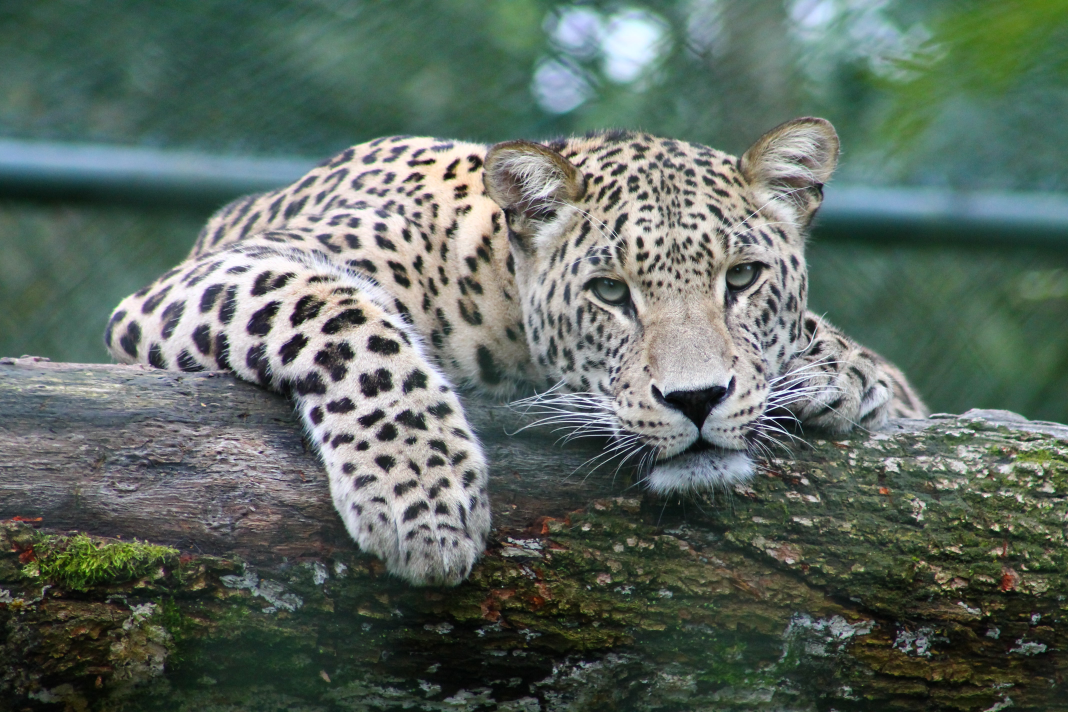
#> input picture White_Tiger.jpg, 4272 x 2848 px, given in place of Samole_Image.jpg, which was not available (shown at 1/4 size)
$ jupyter execute CArtoonify_Image_2.ipynb   (shell and % lines are left out)   (text cells are left out)
#> lines starting #> are read from the running program, lines starting #| are printed output that depends on the picture; after the words box and inside, x2 and y2 are one past the last pixel; in counts of white or black regions, pixels touching at a corner belong together; pictures that were not available may be replaced by others from this repository, and a replacement may not be noted
[cell 1]
import cv2 #for image processing
import easygui #to open the filebox
import numpy as np #to store image
import imageio #to read image stored at particular path
import sys
import matplotlib.pyplot as plt
import os
import tkinter as tk
from tkinter import filedialog
from tkinter import *
from PIL import ImageTk, Image

[cell 2]
from google.colab import drive
drive.mount('/content/drive')

[cell 3]
def upload():
    ImagePath=easygui.fileopenbox()
    cartoonify(ImagePath)

[cell 4]
#read the image
originalmage = cv2.imread("/content/Samole_Image.jpg")
#> originalmage is the input picture: shape (2848, 4272, 3); mean B, G, R 97.2, 105.5, 93
originalmage = cv2.cvtColor(originalmage, cv2.COLOR_BGR2RGB)
#print(image)  # image is stored in form of numbers

# confirm that image is chosen
if originalmage is None:
    print("Can not find any image. Choose appropriate file")
    sys.exit()

ReSized1 = cv2.resize(originalmage, (800, 500))
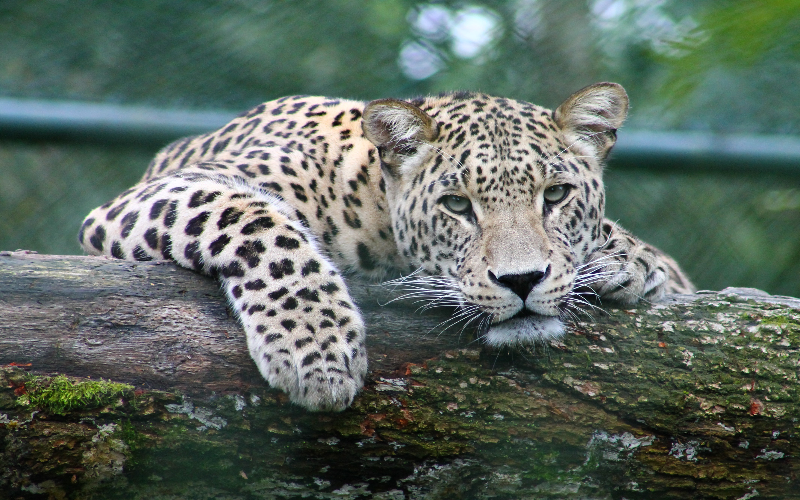
#> ReSized1: shape (500, 800, 3); mean R, G, B 92.9, 105.4, 97.1
plt.imshow(ReSized1, cmap='gray')

[cell 5]
#converting an image to grayscale
grayScaleImage = cv2.cvtColor(originalmage, cv2.COLOR_BGR2GRAY)
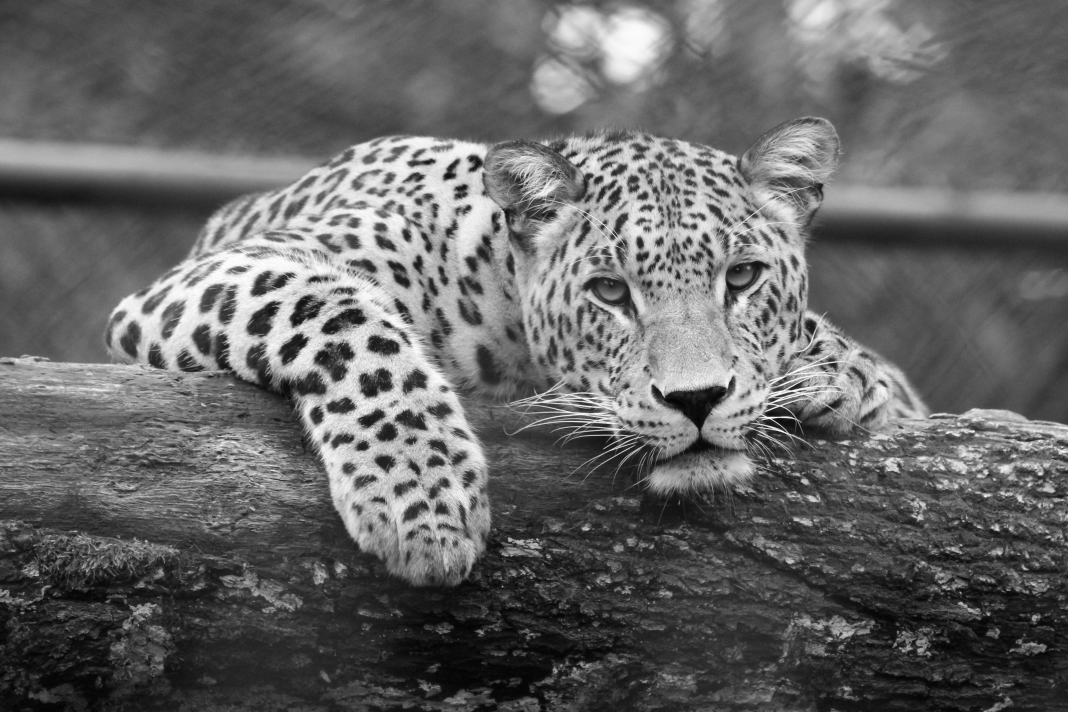
#> grayScaleImage: shape (2848, 4272) (shown at 1/4 size); min 1, max 255, mean 101.6
ReSized2 = cv2.resize(grayScaleImage, (800, 500))
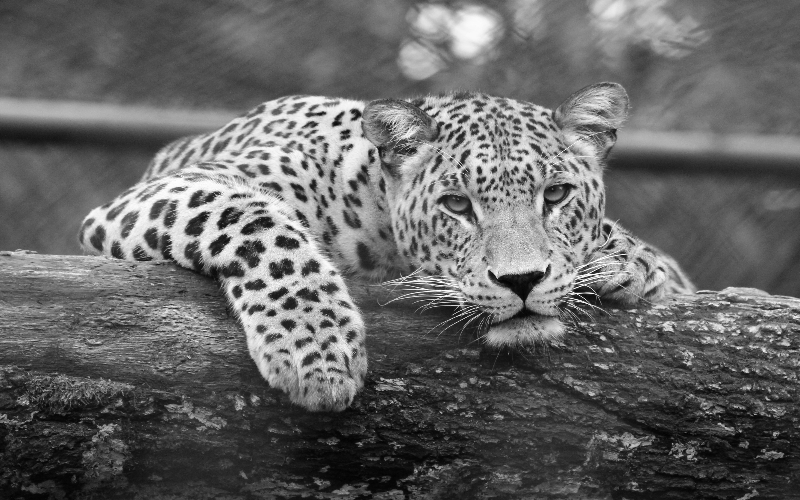
#> ReSized2: shape (500, 800); min 2, max 254, mean 101.5
plt.imshow(ReSized2, cmap='gray')

[cell 6]
#applying median blur to smoothen an image
smoothGrayScale = cv2.medianBlur(grayScaleImage, 5)
ReSized3 = cv2.resize(smoothGrayScale, (800, 500))
plt.imshow(ReSized3, cmap='gray')

[cell 7]
#retrieving the edges for cartoon effect
#by using thresholding technique
getEdge = cv2.adaptiveThreshold(smoothGrayScale, 250,
  cv2.ADAPTIVE_THRESH_MEAN_C,
  cv2.THRESH_BINARY, 9, 9)
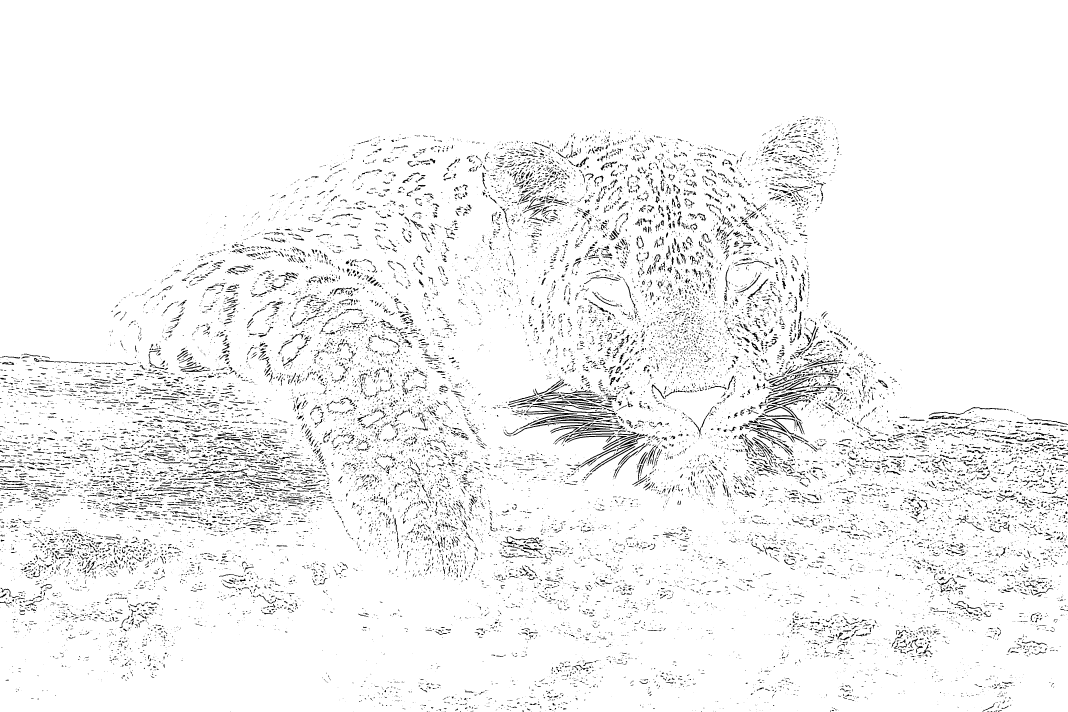
#> getEdge: shape (2848, 4272) (shown at 1/4 size); values 0 (black) and 250 (white), 95% white; 23305 black regions (16295 under 20 px), largest, box (x1, y1, x2, y2) and area: (2121, 1661, 2413, 1703) 3044, (2131, 1612, 2428, 1653) 2230, (2050, 1689, 2354, 1743) 1750

ReSized4 = cv2.resize(getEdge, (800, 500))
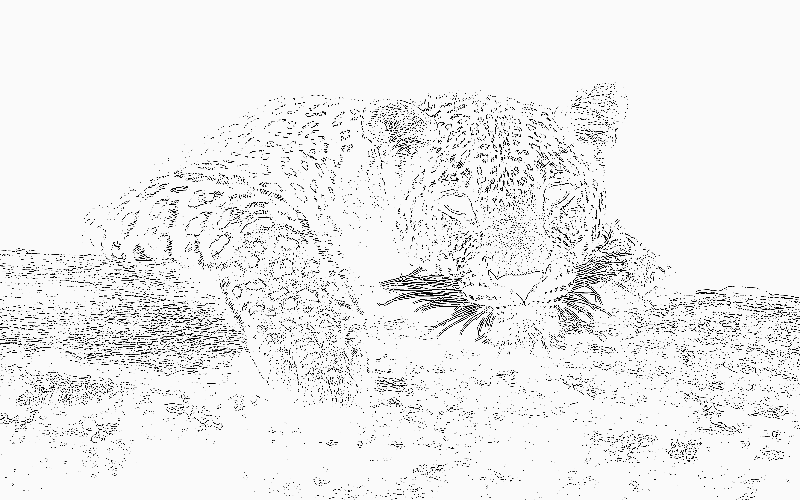
#> ReSized4: shape (500, 800); min 0, max 250, mean 237.5
plt.imshow(ReSized4, cmap='gray')

[cell 8]
#applying bilateral filter to remove noise
#and keep edge sharp as required
colorImage = cv2.bilateralFilter(originalmage, 9, 300, 300)
ReSized5 = cv2.resize(colorImage, (800, 500))
plt.imshow(ReSized5, cmap='gray')

[cell 9]
#masking edged image with our "BEAUTIFY" image
cartoonImage = cv2.bitwise_and(colorImage, colorImage, mask=getEdge)
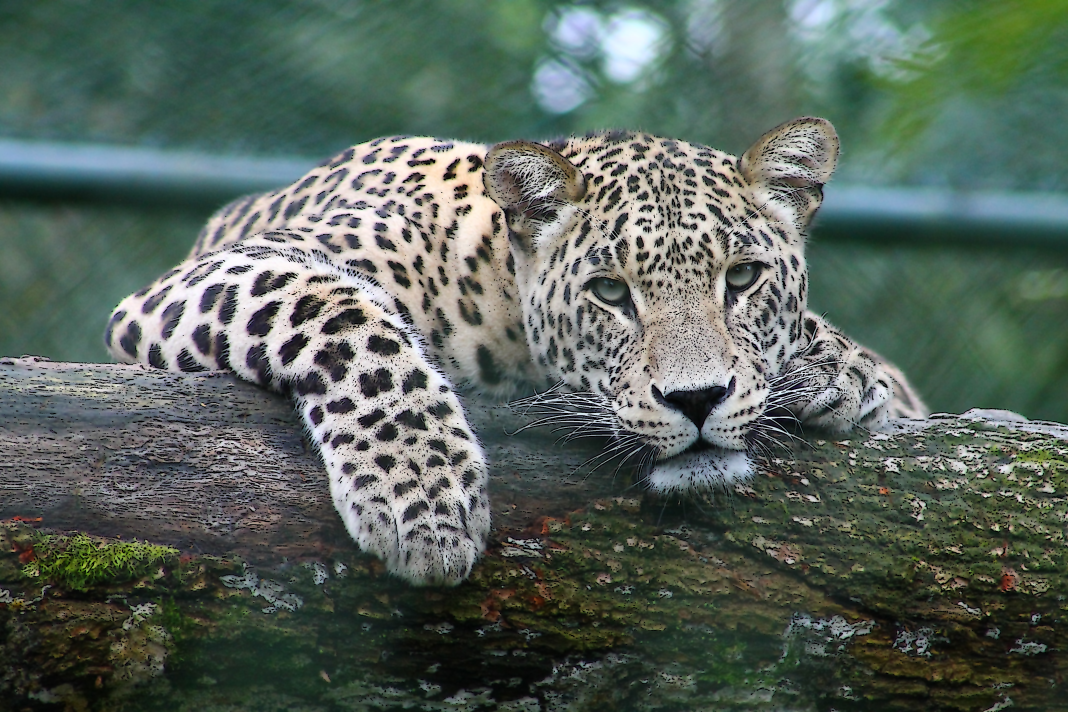
#> cartoonImage: shape (2848, 4272, 3) (shown at 1/4 size); mean R, G, B 88.2, 100.6, 92.3

ReSized6 = cv2.resize(cartoonImage, (800, 550))
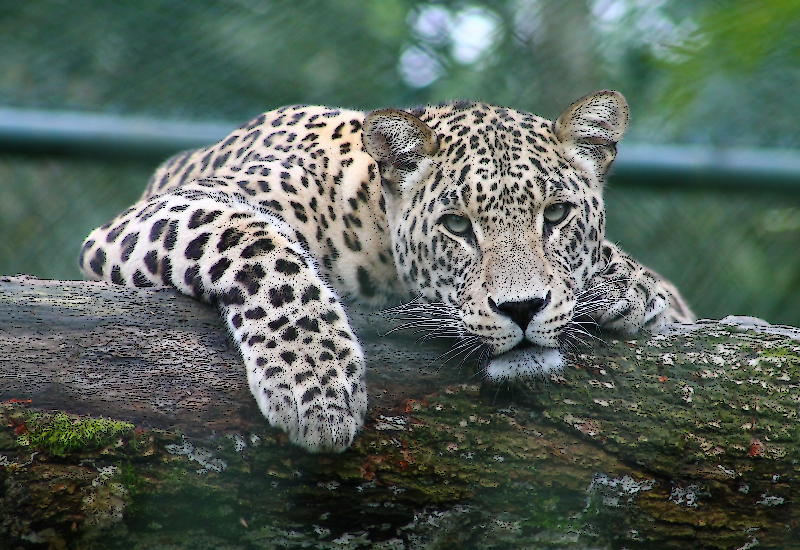
#> ReSized6: shape (550, 800, 3); mean R, G, B 88.1, 100.5, 92.2
plt.imshow(ReSized6, cmap='gray')

[cell 10]
# Plotting the whole transition
images=[ReSized1, ReSized2, ReSized3, ReSized4, ReSized5, ReSized6]
fig, axes = plt.subplots(3,2, figsize=(8,8), subplot_kw={'xticks':[], 'yticks':[]}, gridspec_kw=dict(hspace=0.1, wspace=0.1))
for i, ax in enumerate(axes.flat):
    ax.imshow(images[i], cmap='gray')
# //save button code
plt.show()

$ run again, on brid.jpg
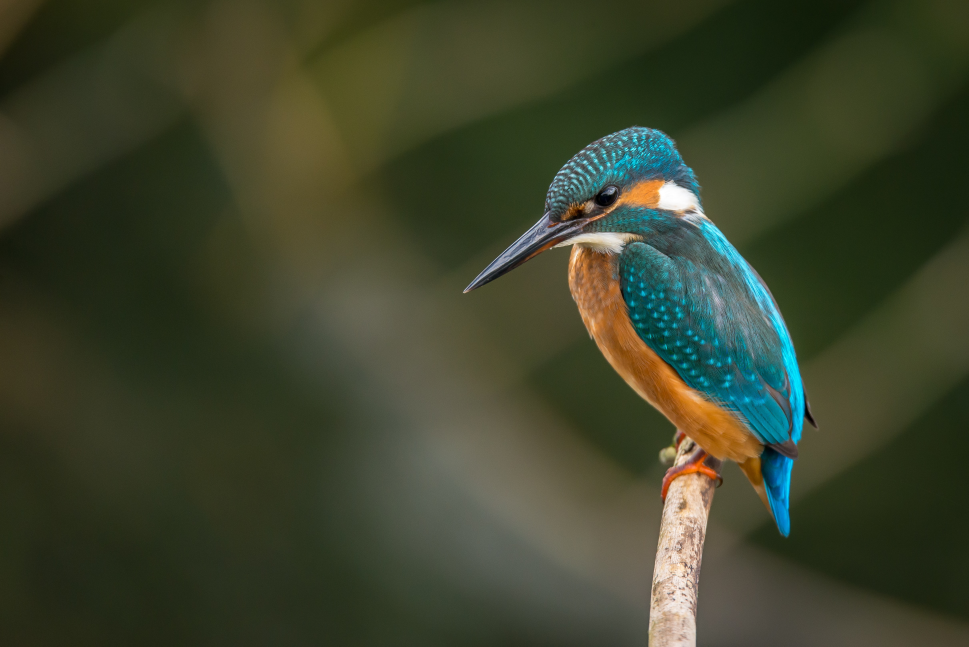
#> input picture brid.jpg, 4844 x 3234 px, given in place of Samole_Image.jpg, which was not available (shown at 1/5 size)
#> originalmage is the input picture: shape (3234, 4844, 3); mean B, G, R 45, 67.4, 61.5
#> `getEdge = cv2.adaptiveThreshold(smoothGrayScale, 250, cv2.ADAPTIVE_THR..`:
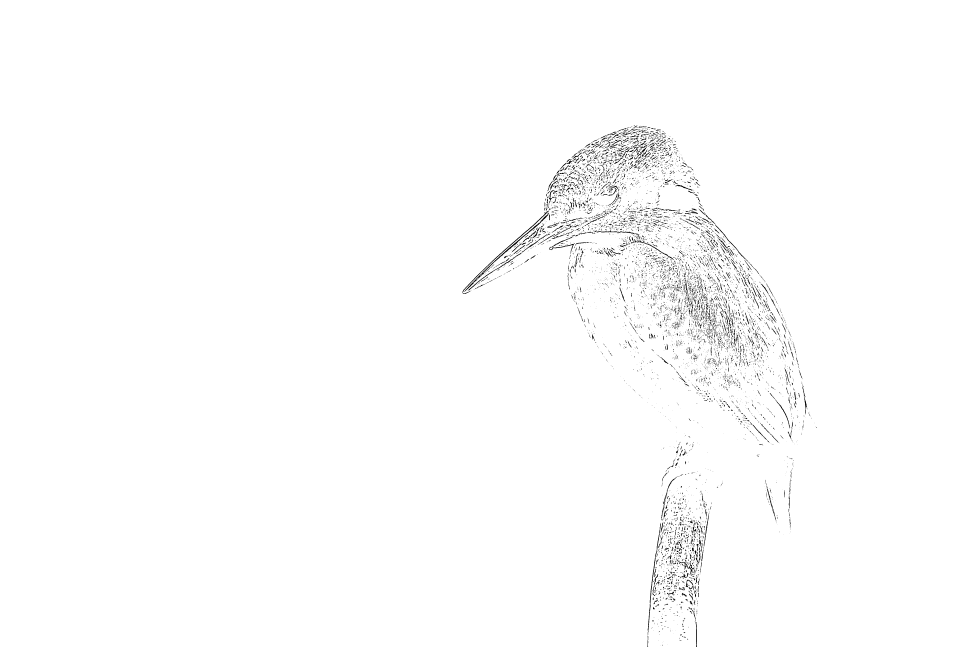
#> getEdge: shape (3234, 4844) (shown at 1/5 size); values 0 (black) and 250 (white), 99% white; black in thin lines or dots, all inside (x1, y1, x2, y2) = (2312, 627, 4084, 3234)
#> `ReSized6 = cv2.resize(cartoonImage, (800, 550))`:
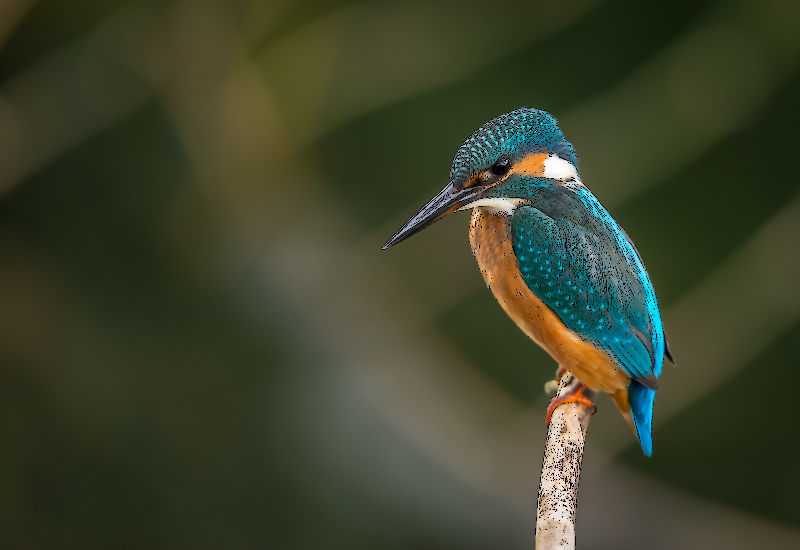
#> ReSized6: shape (550, 800, 3); mean R, G, B 60.6, 66.3, 43.8

$ run again, on sea_animal.jpg
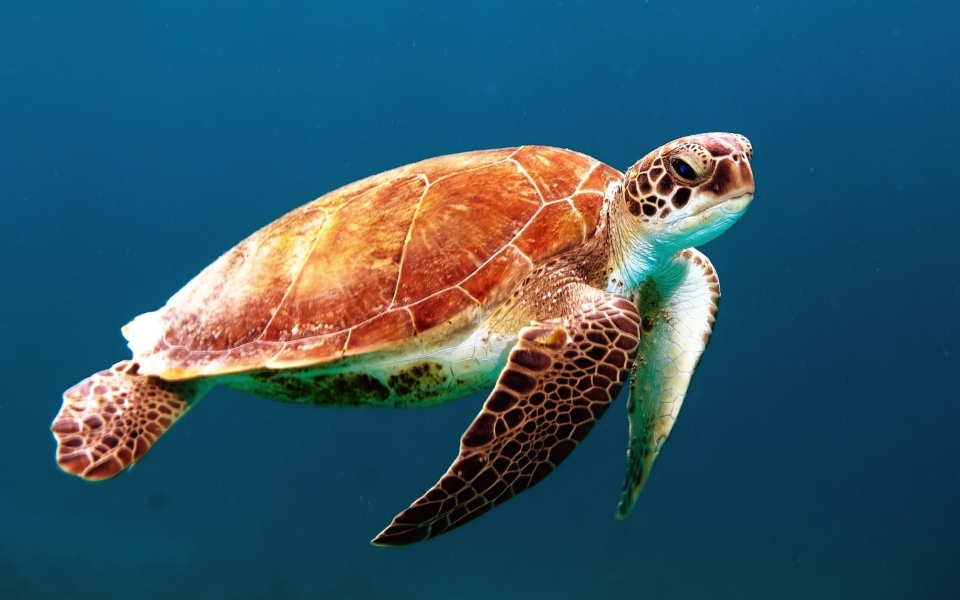
#> input picture sea_animal.jpg, 1920 x 1200 px, given in place of Samole_Image.jpg, which was not available (shown at 1/2 size)
#> originalmage is the input picture: shape (1200, 1920, 3); mean B, G, R 102.5, 86.7, 50.6
#> `getEdge = cv2.adaptiveThreshold(smoothGrayScale, 250, cv2.ADAPTIVE_THR..`:
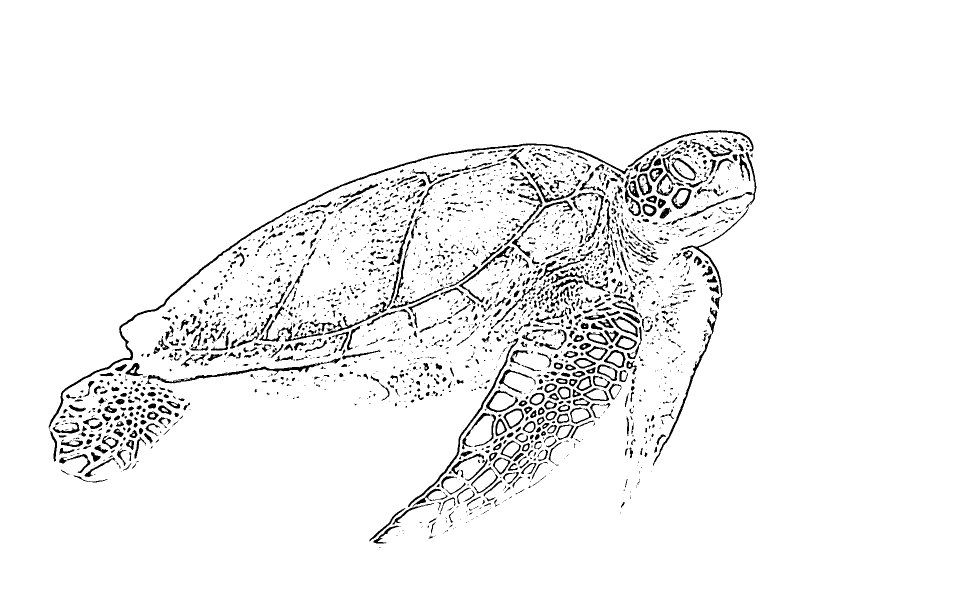
#> getEdge: shape (1200, 1920) (shown at 1/2 size); values 0 (black) and 250 (white), 95.1% white; 2631 black regions (1687 under 20 px), largest, box (x1, y1, x2, y2) and area: (97, 287, 1257, 859) 5551, (291, 715, 681, 769) 1985, (816, 676, 1037, 1014) 1640
#> `ReSized6 = cv2.resize(cartoonImage, (800, 550))`:
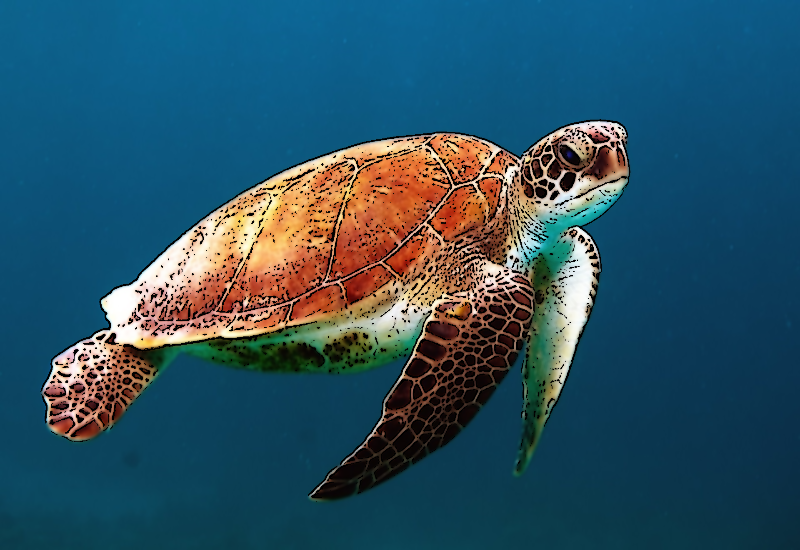
#> ReSized6: shape (550, 800, 3); mean R, G, B 44.1, 82.1, 99
